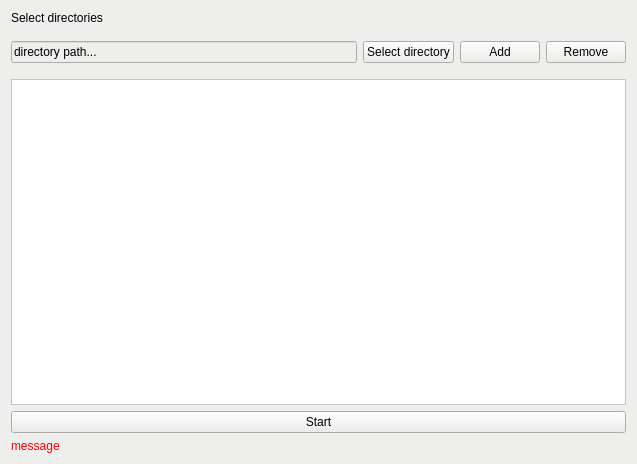
<?xml version="1.0" encoding="UTF-8"?>
<ui version="4.0">
 <class>main_widget</class>
 <widget class="QWidget" name="main_widget">
  <property name="geometry">
   <rect>
    <x>0</x>
    <y>0</y>
    <width>637</width>
    <height>464</height>
   </rect>
  </property>
  <property name="minimumSize">
   <size>
    <width>500</width>
    <height>100</height>
   </size>
  </property>
  <property name="windowTitle">
   <string>Duplicate Finder</string>
  </property>
  <property name="styleSheet">
   <string notr="true">background-color: rgb(238, 238, 236);</string>
  </property>
  <layout class="QGridLayout" name="gridLayout">
   <item row="4" column="0">
    <widget class="QLabel" name="message_label">
     <property name="styleSheet">
      <string notr="true">color: red;</string>
     </property>
     <property name="text">
      <string>message</string>
     </property>
    </widget>
   </item>
   <item row="3" column="0">
    <widget class="QPushButton" name="start_button">
     <property name="sizePolicy">
      <sizepolicy hsizetype="Expanding" vsizetype="Fixed">
       <horstretch>0</horstretch>
       <verstretch>0</verstretch>
      </sizepolicy>
     </property>
     <property name="styleSheet">
      <string notr="true">background-color: rgb(238, 238, 236);</string>
     </property>
     <property name="text">
      <string>Start</string>
     </property>
    </widget>
   </item>
   <item row="0" column="0">
    <widget class="QLabel" name="label">
     <property name="styleSheet">
      <string notr="true"/>
     </property>
     <property name="text">
      <string>Select directories</string>
     </property>
    </widget>
   </item>
   <item row="2" column="0">
    <widget class="QListWidget" name="directories">
     <property name="styleSheet">
      <string notr="true">background-color:white;</string>
     </property>
    </widget>
   </item>
   <item row="1" column="0">
    <layout class="QHBoxLayout" name="horizontalLayout_4">
     <property name="topMargin">
      <number>10</number>
     </property>
     <property name="bottomMargin">
      <number>10</number>
     </property>
     <item>
      <widget class="QLineEdit" name="path_edit">
       <property name="styleSheet">
        <string notr="true"/>
       </property>
       <property name="text">
        <string>directory path...</string>
       </property>
      </widget>
     </item>
     <item>
      <widget class="QPushButton" name="select_directory_button">
       <property name="sizePolicy">
        <sizepolicy hsizetype="Fixed" vsizetype="Fixed">
         <horstretch>0</horstretch>
         <verstretch>0</verstretch>
        </sizepolicy>
       </property>
       <property name="text">
        <string>Select directory</string>
       </property>
      </widget>
     </item>
     <item>
      <widget class="QPushButton" name="add_directory_button">
       <property name="sizePolicy">
        <sizepolicy hsizetype="Fixed" vsizetype="Fixed">
         <horstretch>0</horstretch>
         <verstretch>0</verstretch>
        </sizepolicy>
       </property>
       <property name="text">
        <string>Add</string>
       </property>
      </widget>
     </item>
     <item>
      <widget class="QPushButton" name="remove_directory_button">
       <property name="sizePolicy">
        <sizepolicy hsizetype="Fixed" vsizetype="Fixed">
         <horstretch>0</horstretch>
         <verstretch>0</verstretch>
        </sizepolicy>
       </property>
       <property name="text">
        <string>Remove</string>
       </property>
      </widget>
     </item>
    </layout>
   </item>
  </layout>
 </widget>
 <layoutdefault spacing="6" margin="11"/>
 <resources/>
 <connections/>
</ui>
